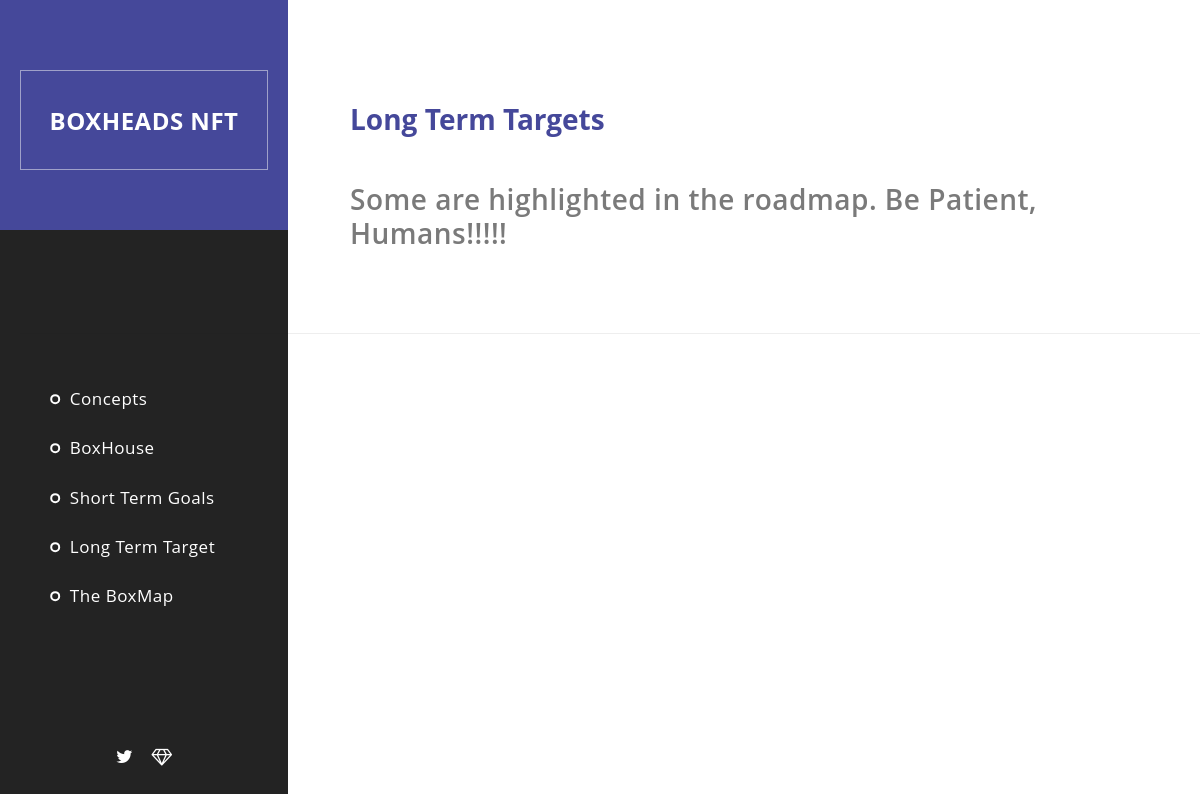
The page /long-term/ on the database its author committed.
### contents/models.py (models this page shows, shortened)
class Content(models.Model):
    title = models.CharField(max_length=120)
    description = models.TextField()

### contents/views.py (the view)
# urls.py: path("long-term/", views.long_term, name="long_term"),
def long_term(request):
    long = Content.objects.get(pk=4)
    return render(request, 'long_term.html', context={"long": long})

### templates/long_term.html (shortened to what this page needs)
{% extends 'index.html' %}
{% load static %}
{% block content %}
    <div class="page-content">
        <section id="featured" class="content-section">
            <div class="section-heading">
                <h1><em>{{ long.title }}</em></h1>
            </div>
            <div class="section-content">
                <div class="item">
                    <div class="text-content">
                        <span style="font-size: 2em;">{{ long.description }}</span>
                    </div>
                </div>
            </div>
        </section>
    </div>
{% endblock %}

### static/css/part.css (style rules this page uses)
.section-heading { margin-bottom: 20px; }
.text-content { line-height: 28px; }

### static/css/templatemo-style.css (style rules this page uses)
body { font-family: 'Open Sans', sans-serif; }
.page-content { width: 100%; margin-left: 20px; padding-top: 20px; }
.content-section { padding-top: 80px; position: relative; width: 100%; display: inline-block; height: auto; left: 50%; text-align: center; -webkit-transform: translateX(-50%); -moz-transform: translateX(-50%); -ms-transform: translateX(-50%); -o-transform: translateX(-50%); transform: translateX(-50%); }
.section-heading { text-align: left; position: relative; margin-bottom: 20px !important; }
.section-heading h1 { margin-top: 0px; font-size: 32px; color: #232323; display: inline-block; }
.section-heading em { font-style: normal; font-size: 28px; font-weight: 650; color: #45489a; }
#featured { padding-left: 20px; padding-right: 60px; padding-bottom: 80px; border-bottom: 1px solid #eee; }
#featured .section-heading { margin-right: 20%; }
#featured .item { text-align: left; position: relative; z-index: 10; }
#featured .item .text-content { padding-top: 20px; background-color: #fff; position: relative; z-index: 10; }
#featured .item .text-content span { font-size: 14px; font-weight: 600; color: #7a7a7a; letter-spacing: 0.5px; margin-bottom: 12.5px; }
@media (min-width: 961px) and (max-width: 2600px) { #featured { padding-left: 330px; padding-right: 100px; } }

### rows shown on the page
Content: title "Long Term Targets", description "Some are highlighted in the roadmap. Be Patient, Humans!!!!!"
